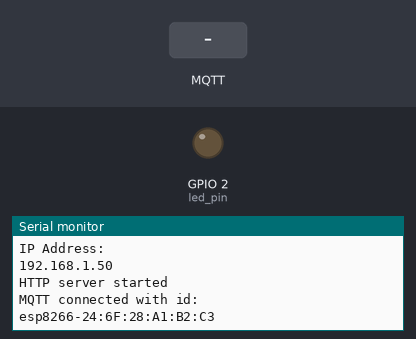
Bench run of a sketch on a simulated ESP8266 (NodeMCU). On the bench: output pins drawn as LEDs (lit = HIGH), the last lines printed to the serial monitor. The inputs (shaded band) are chosen by the test bench. WiFi joins after 1.5 s; servers stay silent unless stated; no MQTT or app messages arrive unless stated.

Above: at 2.7 s.
2.8 s: MQTT message "1" arrives on the first subscribed topic
At 4.0 s:
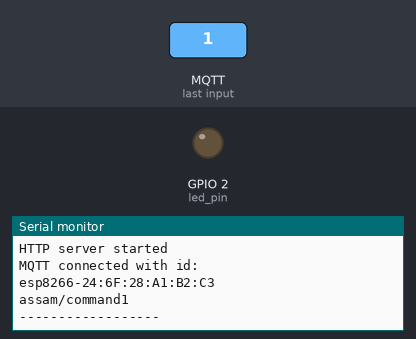
4.3 s: MQTT message "on" arrives on the first subscribed topic
At 5.4 s:
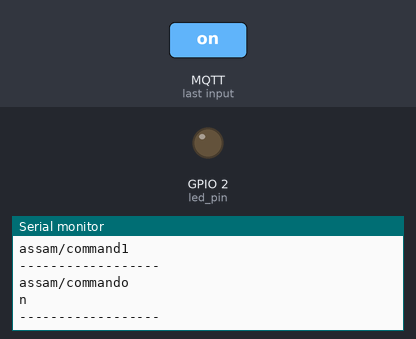
5.8 s: MQTT message "off" arrives on the first subscribed topic
At 6.6 s:
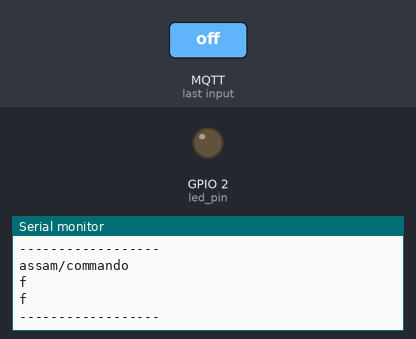

Measured:
- after the input at 2.8 s, the serial monitor: prints a new line at once (image 1)
- after the input at 4.3 s, the serial monitor: prints a new line at once (image 2)
- after the input at 5.8 s, the serial monitor: prints a new line at once (image 3)

The sketch:

esp8266WIFI.ino
```cpp
#include "Config.h"
#include "WIFI.h"
#include "Server.h"
#include "MQTT.h"

void setup() {
  Serial.begin(115200);
  pinMode(led_pin, OUTPUT);
  WiFi_init(MODE_AP);
  server_init();
  MQTT_init();
  String unique_topic = "assam";
  mqtt_client.publish((unique_topic + String("/state")).c_str(), "hello");
  mqtt_client.subscribe((unique_topic + String("/command")).c_str());
}

void loop() {
  server.handleClient();
  mqtt_client.loop();
}
```

MQTT.h
```cpp
#include <PubSubClient.h>

PubSubClient mqtt_client(wificlient);

void callback(char* topic, byte* payload, unsigned int len) {
  Serial.print(topic);
  for(int i = 0; i < len; i++) {
    Serial.println((char) payload[i]);
  }
  Serial.println("------------------");
}

void MQTT_init() {
  mqtt_client.setServer(mqtt_broker, mqtt_port);
  mqtt_client.setCallback(callback);
  String client_id = "esp8266-" + String(WiFi.macAddress());
  while(!mqtt_client.connected()) {
    if(mqtt_client.connect(client_id.c_str())) {
      Serial.println("MQTT connected with id:");
      Serial.println(client_id);
    } else {
      Serial.println("MQTT failed");
      delay(1000);
    }
  }
}
```

Server.h
```cpp
#include <ESP8266WebServer.h>

ESP8266WebServer server(80);

void handleRoot() {
  server.send(200, "text/html",
              "<form action=\"/LED\" method=\"POST\"><input type=\"submit\" "
              "value=\"Toogle LED\"></form>");
}

//void handleAnalogText() {
//  server.send(200, "text/html")
//}

void handleLED() {
    digitalWrite(led_pin, !digitalRead(led_pin));
    server.sendHeader("Location", "/");
    server.send(303);
}

void server_init() {
  server.on("/", HTTP_GET, handleRoot);
//  server.on("/analogTEXT", HTTP_GET, handleRoot);
  server.on("/LED", HTTP_POST, handleLED);
  server.begin();
  Serial.println("HTTP server started");
}
```

WIFI.h
```cpp
#include <ESP8266WiFi.h>
#include <WiFiClient.h>
#include <ESP8266WiFiMulti.h>

ESP8266WiFiMulti wifimulti;
WiFiClient wificlient;

String ip = "IP UNSET";

String id() {
  uint8_t mac[WL_MAC_ADDR_LENGTH];
  WiFi.softAPmacAddress(mac);
  String macID =
      String(mac[WL_MAC_ADDR_LENGTH - 2]) + String(mac[WL_MAC_ADDR_LENGTH - 1]);
  return macID;
}

bool StartAP() {
  IPAddress apIP(192, 168, 4, 1);
  WiFi.disconnect();
  WiFi.mode(WIFI_AP);
  WiFi.softAPConfig(apIP, apIP, IPAddress(225, 225, 255, 0));
  WiFi.softAP((ssidAP + " " + id()).c_str(), passwordAP.c_str());
  Serial.println("\nWiFi AP start " + ssidAP + " " + id());
  return true;
}

bool startCLI() {
  wifimulti.addAP(ssidCLI.c_str(), passwordCLI.c_str());
  while(wifimulti.run() != WL_CONNECTED) {
    delay(1);
  }

  return true;
}

void WiFi_init(bool mode_ap) {
  if (mode_ap) {
    StartAP();
    ip = WiFi.softAPIP().toString();
  } else {
    startCLI();
    ip = WiFi.localIP().toString();

  }

  Serial.println("IP Address: ");
  Serial.println(ip);
}
```

Config.h
```cpp
String ssidAP = "Xitowzys WIFI ESP";
String passwordAP = "12345678";
String ssidCLI = "MBP16";
String passwordCLI = "00000000";

const char* mqtt_broker = "broker.emqx.io";
int mqtt_port = 1883;

int led_pin = 2;

const bool MODE_AP = false;
```
